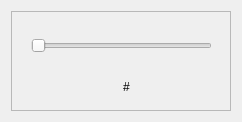
                  <widget class="QWidget" name="sawcsCam_0">
                   <property name="geometry">
                    <rect>
                     <x>0</x>
                     <y>0</y>
                     <width>238</width>
                     <height>118</height>
                    </rect>
                   </property>
                   <layout class="QGridLayout" name="gridLayout_8">
                    <item row="0" column="0">
                     <widget class="QFrame" name="fmCamSample_0">
                      <property name="minimumSize">
                       <size>
                        <width>220</width>
                        <height>100</height>
                       </size>
                      </property>
                      <property name="maximumSize">
                       <size>
                        <width>220</width>
                        <height>100</height>
                       </size>
                      </property>
                      <property name="frameShape">
                       <enum>QFrame::StyledPanel</enum>
                      </property>
                      <property name="frameShadow">
                       <enum>QFrame::Raised</enum>
                      </property>
                      <widget class="QSlider" name="hsCamSample_0">
                       <property name="geometry">
                        <rect>
                         <x>20</x>
                         <y>20</y>
                         <width>181</width>
                         <height>29</height>
                        </rect>
                       </property>
                       <property name="orientation">
                        <enum>Qt::Horizontal</enum>
                       </property>
                      </widget>
                      <widget class="QLabel" name="lbCamSample_0">
                       <property name="geometry">
                        <rect>
                         <x>30</x>
                         <y>60</y>
                         <width>171</width>
                         <height>31</height>
                        </rect>
                       </property>
                       <property name="text">
                        <string>#</string>
                       </property>
                       <property name="alignment">
                        <set>Qt::AlignCenter</set>
                       </property>
                      </widget>
                     </widget>
                    </item>
                   </layout>
                  </widget>
